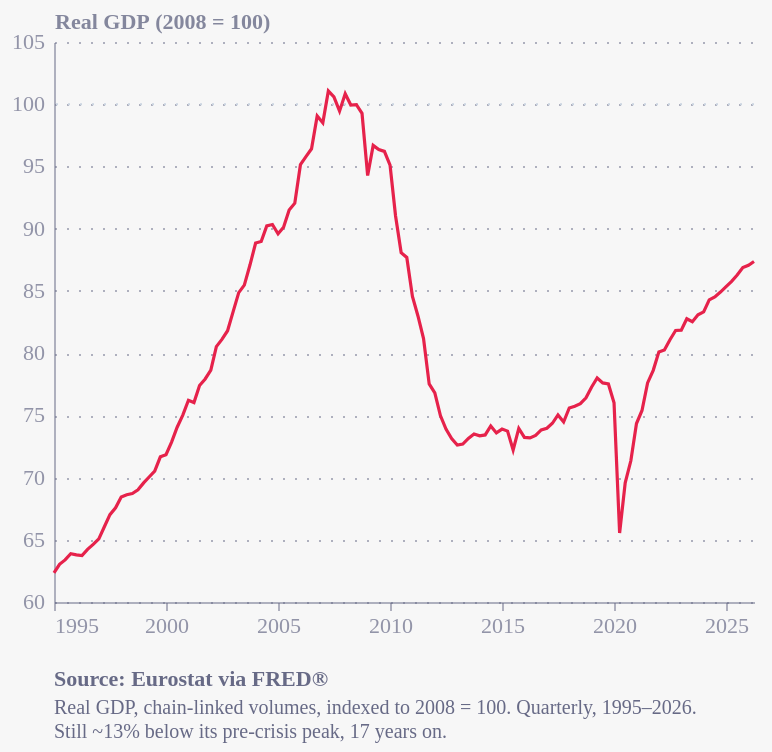

Vega-Lite specification stored for this chart:
### Vega-Lite specification from a JSON file in a GitHub repository (floating-point values rounded to 4 significant figures)
{"config": {"font": "Circular Std", "text": {"color": "#676A86", "align": "left", "baseline": "middle", "dx": 7, "dy": 0, "fontSize": 11}, "view": {"stroke": "transparent", "continuousWidth": 400, "continuousHeight": 300, "discreteWidth": 400, "discreteHeight": 300, "fill": "transparent"}, "range": {"category": ["#36B7B4", "#E6224B", "#F4C245", "#0063AF", "#00A767", "#179FDB", "#EB5C2E", "#5C267B", "#122B39"], "diverging": ["#E6224B", "#E54753", "#C9C9C9", "#179FDB", "#122B39"], "heatmap": ["#C9C9C9", "#179FDB", "#0063AF", "#122B39"], "ordinal": ["#00A767", "#36B7B4", "#179FDB", "#0063AF", "#243B5A"]}, "bar": {"color": "#179fdb"}, "line": {"color": "#e6224b"}, "rule": {"color": "#676A86"}, "area": {"opacity": 0.8}, "point": {"filled": true, "size": 80, "color": "#e6224b", "opacity": 0.95}, "geoshape": {"stroke": "white", "strokeWidth": 0.3}, "rect": {"fill": "#d6d4d4", "opacity": 0.3}, "axis": {"labelColor": "#676A86", "labelFontSize": 11, "labelFont": "Circular Std", "labelOpacity": 0.7, "tickColor": "#676A86", "tickOpacity": 0.5, "domainColor": "#676A86", "domainOpacity": 0.5, "gridColor": "#676A86", "gridDash": [2, 2], "gridOpacity": 0.5, "title": null, "titleColor": "#676A86", "titleOpacity": 0.8, "tickSize": 4}, "axisXDiscrete": {"grid": false, "labelAngle": 0, "tickCount": 10, "tickOpacity": 0.5, "title": null}, "axisYDiscrete": {"ticks": false, "labelPadding": 5}, "axisXTemporal": {"grid": false, "ticks": true}, "axisXQuantitative": {"grid": true}, "axisYQuantitative": {"gridColor": "#676A86", "gridDash": [1, 5], "gridOpacity": 0.5, "ticks": false, "labelPadding": 5, "tickCount": 8, "titleAngle": 0, "titleAlign": "left", "titleBaseline": "bottom", "titleX": 0, "titleY": -5}, "title": {"color": "#676A86E6", "subtitleColor": "#676A86", "font": "Circular Std", "subtitleFont": "Circular Std", "anchor": "start", "fontSize": 14, "subtitleFontSize": 12, "subtitlePadding": 4, "offset": 0, "frame": "group"}, "legend": {"titleColor": "#122b39", "title": null, "labelColor": "#122b39", "labelFontSize": 11}, "background": "#f7f7f7"}, "layer": [{"data": {"name": "data-9d78020f76d997398dca41cfa4b6d9e0"}, "mark": {"type": "rule", "color": "#cbd5e1", "strokeDash": [1, 5], "strokeWidth": 1}, "encoding": {"y": {"field": "y", "type": "quantitative"}}}, {"data": {"name": "data-37193a5797bfb57702e3bdf896985ae9"}, "mark": {"type": "line", "color": "#e6224b", "strokeWidth": 1.6}, "encoding": {"x": {"axis": {"format": "%Y", "tickCount": 8}, "field": "date", "title": null, "type": "temporal"}, "y": {"field": "index", "scale": {"zero": false}, "title": "Real GDP (2008 = 100)", "type": "quantitative"}}}], "height": 280, "title": {"text": "Source: Eurostat via FRED®", "anchor": "start", "color": "#676A86", "dy": 12, "fontSize": 11, "orient": "bottom", "subtitle": ["Real GDP, chain-linked volumes, indexed to 2008 = 100. Quarterly, 1995–2026.", "Still ~13% below its pre-crisis peak, 17 years on."], "subtitleColor": "#676A86", "subtitleFontSize": 10}, "width": 350, "$schema": "https://vega.github.io/schema/vega-lite/v6.4.1.json", "datasets": {"data-9d78020f76d997398dca41cfa4b6d9e0": [{"y": 100}], "data-37193a5797bfb57702e3bdf896985ae9": [{"date": "1995-01-01", "value": 38620.0, "index": 62.35}, {"date": "1995-04-01", "value": 39040.0, "index": 63.03}, {"date": "1995-07-01", "value": 39260.0, "index": 63.38}, {"date": "1995-10-01", "value": 39570.0, "index": 63.88}, {"date": "1996-01-01", "value": 39510.0, "index": 63.78}, {"date": "1996-04-01", "value": 39480.0, "index": 63.74}, {"date": "1996-07-01", "value": 39790.0, "index": 64.23}, {"date": "1996-10-01", "value": 40040.0, "index": 64.63}, {"date": "1997-01-01", "value": 40310.0, "index": 65.07}, {"date": "1997-04-01", "value": 40920.0, "index": 66.05}, {"date": "1997-07-01", "value": 41520.0, "index": 67.02}, {"date": "1997-10-01", "value": 41860.0, "index": 67.57}, {"date": "1998-01-01", "value": 42400.0, "index": 68.44}, {"date": "1998-04-01", "value": 42510.0, "index": 68.62}, {"date": "1998-07-01", "value": 42570.0, "index": 68.72}, {"date": "1998-10-01", "value": 42750.0, "index": 69.01}, {"date": "1999-01-01", "value": 43100.0, "index": 69.57}, {"date": "1999-04-01", "value": 43390.0, "index": 70.05}, {"date": "1999-07-01", "value": 43680.0, "index": 70.51}, {"date": "1999-10-01", "value": 44390.0, "index": 71.66}, {"date": "2000-01-01", "value": 44500.0, "index": 71.84}, {"date": "2000-04-01", "value": 45130.0, "index": 72.85}, {"date": "2000-07-01", "value": 45870.0, "index": 74.04}, {"date": "2000-10-01", "value": 46470.0, "index": 75.02}, {"date": "2001-01-01", "value": 47210.0, "index": 76.21}, {"date": "2001-04-01", "value": 47100.0, "index": 76.03}, {"date": "2001-07-01", "value": 47950.0, "index": 77.4}, {"date": "2001-10-01", "value": 48270.0, "index": 77.93}, {"date": "2002-01-01", "value": 48720.0, "index": 78.64}, {"date": "2002-04-01", "value": 49880.0, "index": 80.52}, {"date": "2002-07-01", "value": 50240.0, "index": 81.1}, {"date": "2002-10-01", "value": 50670.0, "index": 81.8}, {"date": "2003-01-01", "value": 51640.0, "index": 83.36}, {"date": "2003-04-01", "value": 52570.0, "index": 84.86}, {"date": "2003-07-01", "value": 52940.0, "index": 85.46}, {"date": "2003-10-01", "value": 53940.0, "index": 87.08}, {"date": "2004-01-01", "value": 55040.0, "index": 88.85}, {"date": "2004-04-01", "value": 55120.0, "index": 88.97}, {"date": "2004-07-01", "value": 55890.0, "index": 90.22}, {"date": "2004-10-01", "value": 55960.0, "index": 90.34}, {"date": "2005-01-01", "value": 55500.0, "index": 89.59}, {"date": "2005-04-01", "value": 55830.0, "index": 90.12}, {"date": "2005-07-01", "value": 56680.0, "index": 91.5}, {"date": "2005-10-01", "value": 57020.0, "index": 92.05}, {"date": "2006-01-01", "value": 58940.0, "index": 95.14}, {"date": "2006-04-01", "value": 59340.0, "index": 95.79}, {"date": "2006-07-01", "value": 59730.0, "index": 96.42}, {"date": "2006-10-01", "value": 61360.0, "index": 99.06}, {"date": "2007-01-01", "value": 61030.0, "index": 98.51}, {"date": "2007-04-01", "value": 62610.0, "index": 101.1}, {"date": "2007-07-01", "value": 62320.0, "index": 100.6}, {"date": "2007-10-01", "value": 61600.0, "index": 99.44}, {"date": "2008-01-01", "value": 62470.0, "index": 100.8}, {"date": "2008-04-01", "value": 61910.0, "index": 99.93}, {"date": "2008-07-01", "value": 61930.0, "index": 99.96}, {"date": "2008-10-01", "value": 61500.0, "index": 99.27}, {"date": "2009-01-01", "value": 58400.0, "index": 94.27}, {"date": "2009-04-01", "value": 59900.0, "index": 96.69}, {"date": "2009-07-01", "value": 59690.0, "index": 96.36}, {"date": "2009-10-01", "value": 59600.0, "index": 96.21}, {"date": "2010-01-01", "value": 58920.0, "index": 95.11}, {"date": "2010-04-01", "value": 56390.0, "index": 91.02}, {"date": "2010-07-01", "value": 54560.0, "index": 88.08}, {"date": "2010-10-01", "value": 54320.0, "index": 87.69}, {"date": "2011-01-01", "value": 52380.0, "index": 84.55}, {"date": "2011-04-01", "value": 51410.0, "index": 82.98}, {"date": "2011-07-01", "value": 50280.0, "index": 81.17}, {"date": "2011-10-01", "value": 48020.0, "index": 77.52}, {"date": "2012-01-01", "value": 47580.0, "index": 76.81}, {"date": "2012-04-01", "value": 46450.0, "index": 74.99}, {"date": "2012-07-01", "value": 45780.0, "index": 73.9}, {"date": "2012-10-01", "value": 45300.0, "index": 73.13}, {"date": "2013-01-01", "value": 44980.0, "index": 72.61}, {"date": "2013-04-01", "value": 45030.0, "index": 72.7}, {"date": "2013-07-01", "value": 45310.0, "index": 73.14}, {"date": "2013-10-01", "value": 45540.0, "index": 73.5}, {"date": "2014-01-01", "value": 45440.0, "index": 73.35}, {"date": "2014-04-01", "value": 45490.0, "index": 73.43}, {"date": "2014-07-01", "value": 45930.0, "index": 74.15}, {"date": "2014-10-01", "value": 45590.0, "index": 73.59}, {"date": "2015-01-01", "value": 45780.0, "index": 73.9}, {"date": "2015-04-01", "value": 45680.0, "index": 73.73}, {"date": "2015-07-01", "value": 44740.0, "index": 72.21}, {"date": "2015-10-01", "value": 45810.0, "index": 73.95}, {"date": "2016-01-01", "value": 45370.0, "index": 73.23}, {"date": "2016-04-01", "value": 45340.0, "index": 73.19}, {"date": "2016-07-01", "value": 45470.0, "index": 73.39}, {"date": "2016-10-01", "value": 45740.0, "index": 73.83}, {"date": "2017-01-01", "value": 45820.0, "index": 73.96}, {"date": "2017-04-01", "value": 46070.0, "index": 74.36}, {"date": "2017-07-01", "value": 46480.0, "index": 75.03}, {"date": "2017-10-01", "value": 46130.0, "index": 74.47}, {"date": "2018-01-01", "value": 46830.0, "index": 75.59}, {"date": "2018-04-01", "value": 46920.0, "index": 75.73}, {"date": "2018-07-01", "value": 47040.0, "index": 75.94}, {"date": "2018-10-01", "value": 47330.0, "index": 76.41}, {"date": "2019-01-01", "value": 47880.0, "index": 77.28}, {"date": "2019-04-01", "value": 48320.0, "index": 78.0}, {"date": "2019-07-01", "value": 48080.0, "index": 77.61}, {"date": "2019-10-01", "value": 48020.0, "index": 77.52}, {"date": "2020-01-01", "value": 47080.0, "index": 76.0}, {"date": "2020-04-01", "value": 40610.0, "index": 65.55}, {"date": "2020-07-01", "value": 43100.0, "index": 69.58}, {"date": "2020-10-01", "value": 44200.0, "index": 71.35}, {"date": "2021-01-01", "value": 46050.0, "index": 74.34}, {"date": "2021-04-01", "value": 46700.0, "index": 75.39}, {"date": "2021-07-01", "value": 48070.0, "index": 77.6}, {"date": "2021-10-01", "value": 48700.0, "index": 78.62}, {"date": "2022-01-01", "value": 49620.0, "index": 80.1}, {"date": "2022-04-01", "value": 49720.0, "index": 80.25}, {"date": "2022-07-01", "value": 50230.0, "index": 81.08}, {"date": "2022-10-01", "value": 50690.0, "index": 81.82}, {"date": "2023-01-01", "value": 50700.0, "index": 81.85}, {"date": "2023-04-01", "value": 51270.0, "index": 82.76}, {"date": "2023-07-01", "value": 51120.0, "index": 82.52}, {"date": "2023-10-01", "value": 51460.0, "index": 83.07}, {"date": "2024-01-01", "value": 51610.0, "index": 83.31}, {"date": "2024-04-01", "value": 52210.0, "index": 84.28}, {"date": "2024-07-01", "value": 52360.0, "index": 84.52}, {"date": "2024-10-01", "value": 52600.0, "index": 84.91}, {"date": "2025-01-01", "value": 52870.0, "index": 85.35}, {"date": "2025-04-01", "value": 53130.0, "index": 85.76}, {"date": "2025-07-01", "value": 53450.0, "index": 86.28}, {"date": "2025-10-01", "value": 53820.0, "index": 86.88}, {"date": "2026-01-01", "value": 53930.0, "index": 87.06}, {"date": "2026-04-01", "value": 54120.0, "index": 87.36}]}}
